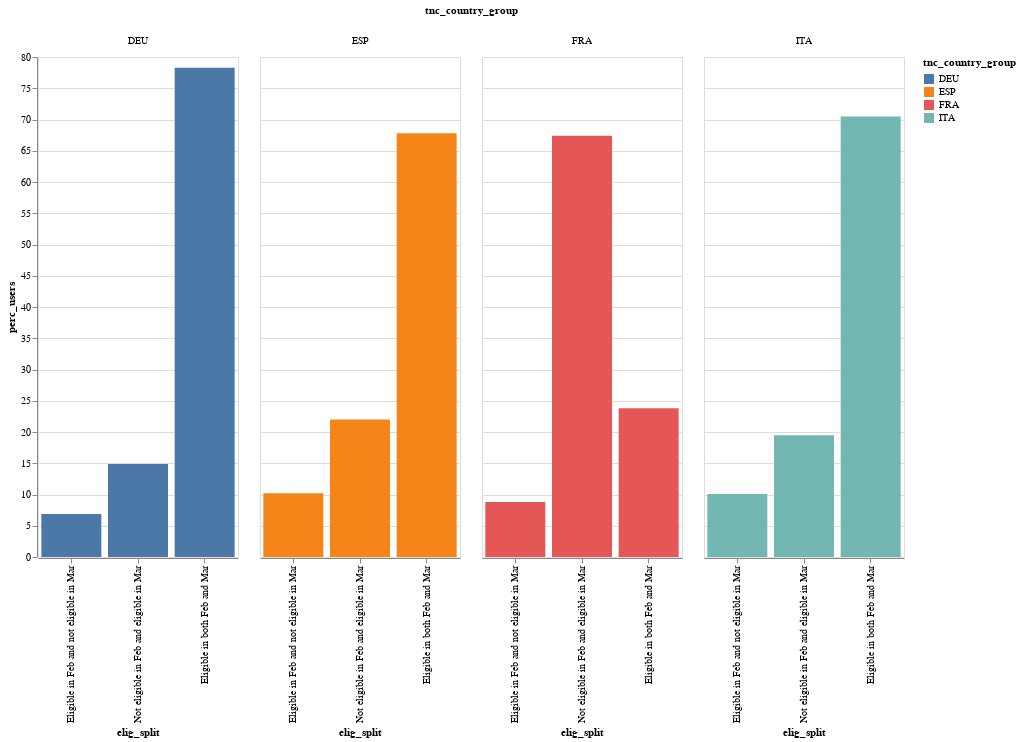

Notebook source saved alongside this figure:
### Code cell
af.column_multi(
    elig_maus_df[elig_maus_df["label"] == "Installment Loans Eligible Users"],
    "tnc_country_group",
    "elig_split",
    "perc_users",
    "tnc_country_group",
    200,
    500,
    "y",
)

### Figure 1 — Vega-Lite specification as saved in the notebook (floating-point values rounded to 4 significant figures)
{"config": {"view": {"continuousWidth": 400, "continuousHeight": 300}}, "data": {"name": "data-1bd95be28bdbc6a8b2baff9ae8f01404"}, "mark": "bar", "encoding": {"color": {"field": "tnc_country_group", "type": "nominal"}, "column": {"field": "tnc_country_group", "type": "nominal"}, "tooltip": {"field": "perc_users", "type": "quantitative"}, "x": {"field": "elig_split", "sort": "y", "type": "nominal"}, "y": {"field": "perc_users", "type": "quantitative"}}, "height": 500, "width": 200, "$schema": "https://vega.github.io/schema/vega-lite/v4.17.0.json", "datasets": {"data-1bd95be28bdbc6a8b2baff9ae8f01404": [{"label": "Installment Loans Eligible Users", "tnc_country_group": "DEU       ", "elig_split": "Eligible in Feb and not eligible in Mar", "n_users": 44838, "perc_users": 6.9}, {"label": "Installment Loans Eligible Users", "tnc_country_group": "DEU       ", "elig_split": "Eligible in both Feb and Mar", "n_users": 512225, "perc_users": 78.3}, {"label": "Installment Loans Eligible Users", "tnc_country_group": "DEU       ", "elig_split": "Not eligible in Feb and eligible in Mar", "n_users": 97172, "perc_users": 14.9}, {"label": "Installment Loans Eligible Users", "tnc_country_group": "ESP       ", "elig_split": "Eligible in Feb and not eligible in Mar", "n_users": 2899, "perc_users": 10.2}, {"label": "Installment Loans Eligible Users", "tnc_country_group": "ESP       ", "elig_split": "Eligible in both Feb and Mar", "n_users": 19174, "perc_users": 67.8}, {"label": "Installment Loans Eligible Users", "tnc_country_group": "ESP       ", "elig_split": "Not eligible in Feb and eligible in Mar", "n_users": 6217, "perc_users": 22.0}, {"label": "Installment Loans Eligible Users", "tnc_country_group": "FRA       ", "elig_split": "Eligible in Feb and not eligible in Mar", "n_users": 24009, "perc_users": 8.8}, {"label": "Installment Loans Eligible Users", "tnc_country_group": "FRA       ", "elig_split": "Eligible in both Feb and Mar", "n_users": 65320, "perc_users": 23.8}, {"label": "Installment Loans Eligible Users", "tnc_country_group": "FRA       ", "elig_split": "Not eligible in Feb and eligible in Mar", "n_users": 184858, "perc_users": 67.4}, {"label": "Installment Loans Eligible Users", "tnc_country_group": "ITA       ", "elig_split": "Eligible in Feb and not eligible in Mar", "n_users": 13122, "perc_users": 10.1}, {"label": "Installment Loans Eligible Users", "tnc_country_group": "ITA       ", "elig_split": "Eligible in both Feb and Mar", "n_users": 91746, "perc_users": 70.5}, {"label": "Installment Loans Eligible Users", "tnc_country_group": "ITA       ", "elig_split": "Not eligible in Feb and eligible in Mar", "n_users": 25342, "perc_users": 19.5}]}}
